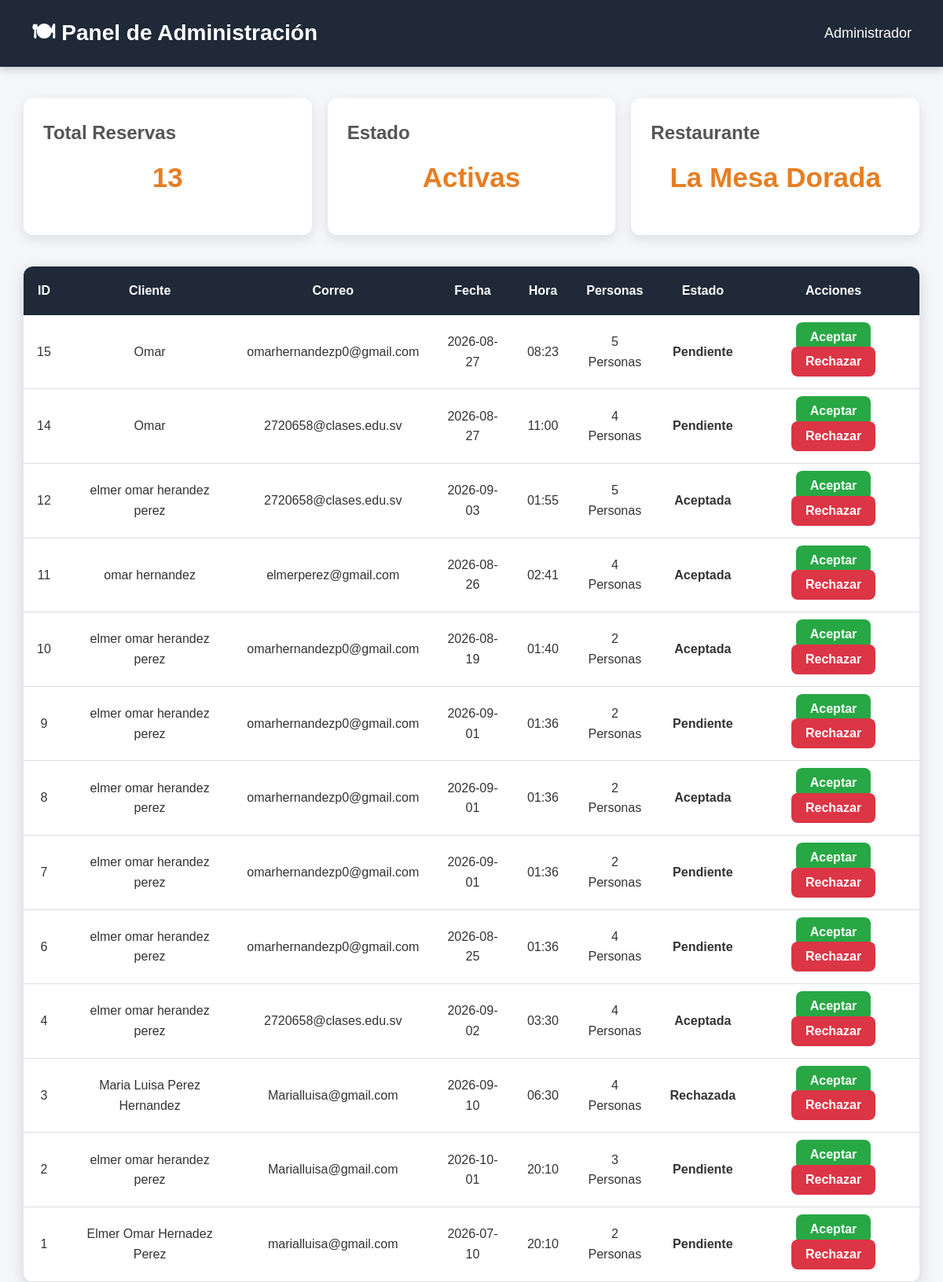
Before: /admin (signed in) with the older database file.
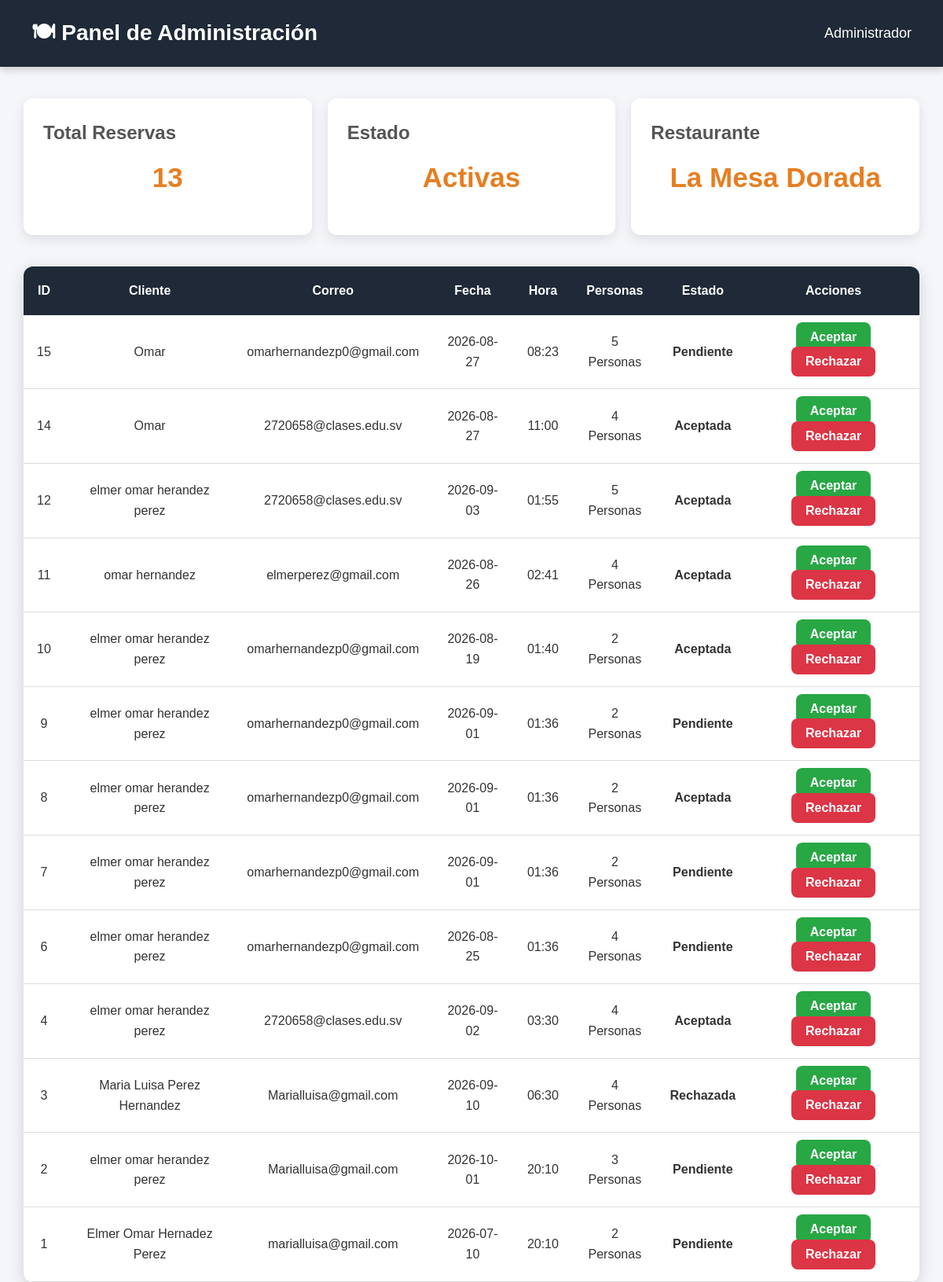
After: the same page with the newer database file.
### tables this page shows
CREATE TABLE reservas(
        id INTEGER PRIMARY KEY AUTOINCREMENT,
        nombre TEXT,
        correo TEXT,
        telefono TEXT,
        fecha TEXT,
        hora TEXT,
        personas TEXT,
        comentarios TEXT,
        estado TEXT DEFAULT 'Pendiente'
    );

### app.py (the view)
@app.route("/admin")
def admin():
    if not session.get("admin"):
        return redirect("/login")
    conexion = sqlite3.connect(
        "restaurante.db"
    )
    cursor = conexion.cursor()
    cursor.execute("""
        SELECT *

        FROM reservas

        ORDER BY id DESC
    """)
    reservas = cursor.fetchall()
    conexion.close()
    return render_template(
        "admin.html",
        reservas=reservas
    )

### templates/admin.html (shortened to what this page needs)
<!DOCTYPE html>
<html lang="es">
<head>
<link rel="stylesheet" href="{{ url_for('static', filename='style.css') }}">
</head>
<body>
<header>
<h1>🍽 Panel de Administración</h1>
<div class="usuario">
Administrador
</div>
</header>
<div class="container">
<div class="cards">
<div class="card">
<h2>Total Reservas</h2>
<p>{{ reservas|length }}</p>
</div>
<div class="card">
<h2>Estado</h2>
<p>Activas</p>
</div>
<div class="card">
<h2>Restaurante</h2>
<p>La Mesa Dorada</p>
</div>
</div>
<table>
<tr>
<th>ID</th>
<th>Cliente</th>
<th>Correo</th>
<th>Fecha</th>
<th>Hora</th>
<th>Personas</th>
<th>Estado</th>
<th>Acciones</th>
</tr>
{% for r in reservas %}
<tr>
<td>{{r[0]}}</td>
<td>{{r[1]}}</td>
<td>{{r[2]}}</td>
<td>{{r[4]}}</td>
<td>{{r[5]}}</td>
<td>{{r[6]}}</td>
<td class="estado">{{r[8]}}</td>
<td>
<a class="btn aceptar" href="/aceptar/{{r[0]}}">
Aceptar
</a>
<form action="/rechazar/{{ r[0] }}" method="POST" style="display:inline;">
    <button type="submit" class="btn cancelar">
         Rechazar
    </button>
</form>
</td>
</tr>
{% endfor %}
</table>
</div>
</body>
</html>

### static/style.css (style rules this page uses)
body,html { margin: 0; padding: 0; box-sizing: border-box; font-family: Arial, Helvetica, sans-serif; }
body { background: #f5f5f5; color: #333; line-height: 1.6; }
header { background: #c90303; color: white; padding: 12px 30px; display: flex; justify-content: space-between; align-items: center; position: sticky; top: 0; z-index: 1000; }
header h1 { font-size: 24px; }
.card { background: white; border-radius: 12px; overflow: hidden; box-shadow: 0px 5px 15px rgba(0,0,0,.2); transition: .4s; }
.card p { padding: 0 20px 20px; text-align: center; }
form { width: 80%; max-width: 600px; margin: auto; }
button { background: #8B0000; color: white; border: none; padding: 15px 30px; border-radius: 8px; cursor: pointer; font-size: 18px; transition: .3s; }
.cancelar { background:#dc3545; padding:8px 14px; font-size:16px; }

### templates/admin.html (style rules this page uses)
* { margin:0; padding:0; box-sizing:border-box; font-family:Arial, Helvetica, sans-serif; }
body { background:#f4f6f9; }
header { background:#1f2937; color:white; padding:20px 40px; display:flex; justify-content:space-between; align-items:center; box-shadow:0 3px 10px rgba(0,0,0,.2); }
header h1 { font-size:28px; }
.usuario { font-size:18px; }
.container { width:95%; margin:auto; margin-top:40px; }
.cards { display:grid; grid-template-columns:repeat(auto-fit,minmax(220px,1fr)); gap:20px; margin-bottom:40px; }
.card { background:white; padding:25px; border-radius:12px; box-shadow:0 5px 15px rgba(0,0,0,.1); transition:.3s; }
.card h2 { color:#555; margin-bottom:10px; }
.card p { font-size:35px; font-weight:bold; color:#e67e22; }
table { width:100%; border-collapse:collapse; background:white; border-radius:12px; overflow:hidden; box-shadow:0 5px 20px rgba(0,0,0,.15); }
th { background:#1f2937; color:white; padding:18px; }
td { padding:15px; text-align:center; border-bottom:1px solid #ddd; }
.btn { padding:10px 18px; text-decoration:none; border-radius:8px; font-weight:bold; color:white; }
.aceptar { background:#28a745; }
.cancelar { background:#dc3545; }
.estado { font-weight:bold; }

Changed rows visible on the page:
changed reservas id 14: estado "Pendiente" → "Aceptada"
